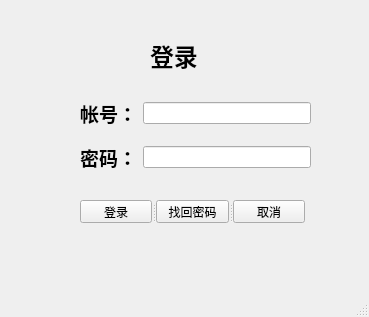
<?xml version="1.0" encoding="UTF-8"?>
<ui version="4.0">
 <class>Register</class>
 <widget class="QMainWindow" name="Register">
  <property name="geometry">
   <rect>
    <x>0</x>
    <y>0</y>
    <width>369</width>
    <height>317</height>
   </rect>
  </property>
  <property name="windowTitle">
   <string>MainWindow</string>
  </property>
  <widget class="QWidget" name="centralwidget">
   <widget class="QLabel" name="label_3">
    <property name="geometry">
     <rect>
      <x>150</x>
      <y>40</y>
      <width>61</width>
      <height>31</height>
     </rect>
    </property>
    <property name="font">
     <font>
      <family>Aharoni</family>
      <pointsize>18</pointsize>
      <weight>75</weight>
      <bold>true</bold>
     </font>
    </property>
    <property name="text">
     <string>登录</string>
    </property>
   </widget>
   <widget class="QWidget" name="">
    <property name="geometry">
     <rect>
      <x>80</x>
      <y>90</y>
      <width>231</width>
      <height>91</height>
     </rect>
    </property>
    <layout class="QGridLayout" name="gridLayout">
     <item row="0" column="1">
      <widget class="QLineEdit" name="le_accounts"/>
     </item>
     <item row="1" column="0">
      <widget class="QLabel" name="label_2">
       <property name="font">
        <font>
         <family>Aharoni</family>
         <pointsize>14</pointsize>
         <weight>75</weight>
         <bold>true</bold>
        </font>
       </property>
       <property name="text">
        <string>密码：</string>
       </property>
      </widget>
     </item>
     <item row="1" column="1">
      <widget class="QLineEdit" name="le_password"/>
     </item>
     <item row="0" column="0">
      <widget class="QLabel" name="label">
       <property name="font">
        <font>
         <family>Aharoni</family>
         <pointsize>14</pointsize>
         <weight>75</weight>
         <bold>true</bold>
        </font>
       </property>
       <property name="layoutDirection">
        <enum>Qt::LeftToRight</enum>
       </property>
       <property name="text">
        <string>帐号：</string>
       </property>
      </widget>
     </item>
    </layout>
   </widget>
   <widget class="QSplitter" name="splitter">
    <property name="geometry">
     <rect>
      <x>80</x>
      <y>200</y>
      <width>225</width>
      <height>23</height>
     </rect>
    </property>
    <property name="orientation">
     <enum>Qt::Horizontal</enum>
    </property>
    <widget class="QPushButton" name="pb_register">
     <property name="text">
      <string>登录</string>
     </property>
    </widget>
    <widget class="QPushButton" name="pb_zhaomima">
     <property name="text">
      <string>找回密码</string>
     </property>
    </widget>
    <widget class="QPushButton" name="pb_cancel">
     <property name="text">
      <string>取消</string>
     </property>
    </widget>
   </widget>
  </widget>
  <widget class="QMenuBar" name="menubar">
   <property name="geometry">
    <rect>
     <x>0</x>
     <y>0</y>
     <width>369</width>
     <height>23</height>
    </rect>
   </property>
  </widget>
  <widget class="QStatusBar" name="statusbar"/>
 </widget>
 <resources/>
 <connections/>
</ui>
